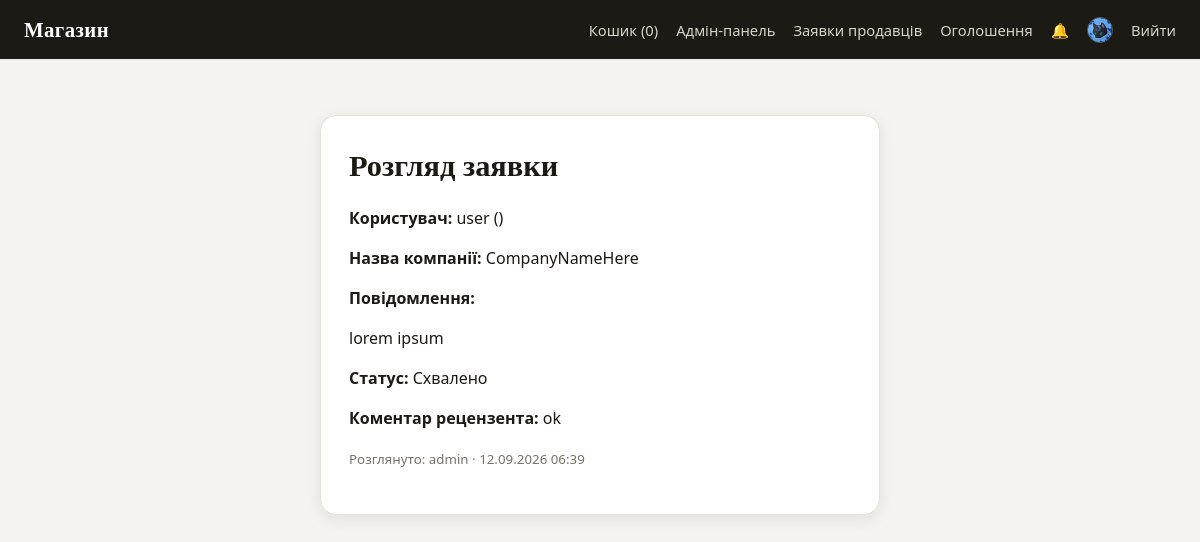
The app's page /manage/applications/3/ (signed in) with its own data.
### accounts/models.py (models this page shows, shortened)
class Profile(models.Model):
    user = models.OneToOneField(User, on_delete=models.CASCADE, verbose_name="User")
    bio = models.TextField(max_length=500, blank=True, verbose_name="Bio")
    avatar = models.ImageField(upload_to='avatar/', blank=True, null=True, verbose_name="Avatar")
    birth_date = models.DateField(null=True, blank=True, verbose_name="Date of Birth")
    location = models.CharField(max_length=50, blank=True, verbose_name="City")
    website = models.URLField(blank=True, verbose_name="Website")
    email_notifications = models.BooleanField(default=False, verbose_name="Duplicate notifications to email")
    class Meta:
        verbose_name = "Profile"
        verbose_name_plural = "Profiles"

### app/models.py (models this page shows, shortened)
class SellerApplication(models.Model):
    STATUS_PENDING = 'pending'
    STATUS_APPROVED = 'approved'
    STATUS_REJECTED = 'rejected'
    STATUS_CHOICES = [
        (STATUS_PENDING, 'На розгляді'),
        (STATUS_APPROVED, 'Схвалено'),
        (STATUS_REJECTED, 'Відхилено'),
    ]
    user = models.ForeignKey(
        settings.AUTH_USER_MODEL, on_delete=models.CASCADE, related_name='seller_applications',
    )
    company_name = models.CharField(max_length=150, verbose_name="Proposed company name")
    message = models.TextField(verbose_name="Why do you want to sell?")
    status = models.CharField(max_length=10, choices=STATUS_CHOICES, default=STATUS_PENDING)
    reviewed_by = models.ForeignKey(
        settings.AUTH_USER_MODEL, on_delete=models.SET_NULL, null=True, blank=True,
        related_name='reviewed_applications',
    )
    review_note = models.TextField(blank=True, verbose_name="Reviewer note")
    created_at = models.DateTimeField(auto_now_add=True)
    reviewed_at = models.DateTimeField(null=True, blank=True)
    class Meta:
        verbose_name = "Seller application"
        verbose_name_plural = "Seller applications"
        ordering = ['-created_at']

### app/views.py (the view)
# urls.py: path('manage/applications/<int:application_id>/', views.application_review_detail, name="application_review_detail"),
@user_passes_test(lambda u: u.is_staff)
def application_review_detail(request, application_id):
    application = get_object_or_404(SellerApplication, id=application_id)
    if request.method == 'POST':
        form = SellerApplicationReviewForm(request.POST)
        if form.is_valid() and application.status == SellerApplication.STATUS_PENDING:
            action = form.cleaned_data['action']
            application.status = (
                SellerApplication.STATUS_APPROVED if action == 'approve' else SellerApplication.STATUS_REJECTED
            )
            application.review_note = form.cleaned_data['review_note']
            application.reviewed_by = request.user
            application.reviewed_at = timezone.now()
            application.save()
            notify(
                application.user, Notification.CATEGORY_ADMIN,
                f"Заявку на продаж {application.get_status_display().lower()}",
                application.review_note,
                '/sell/setup/' + str(application.id) + '/' if application.status == SellerApplication.STATUS_APPROVED else '',
            )
            messages.success(request, "Рішення збережено.")
            return redirect('app:application_review_list')
    else:
        form = SellerApplicationReviewForm()
    return render(request, 'app/application_review_detail.html', {
        'title': 'Розгляд заявки', 'application': application, 'form': form,
    })

### app/cart.py (called while the page is built)
    def get_cart_len(self):
        return sum(1 for item in self.cart.values())

### app/context_processor.py (called while the page is built)
def cart(request):
    return {'cart': Cart(request)}

def notifications(request):
    if not request.user.is_authenticated:
        return {'unread_notifications_count': 0}
    return {'unread_notifications_count': request.user.notifications.filter(is_read=False).count()}

### app/templates/app/application_review_detail.html (shortened to what this page needs)
{% extends 'app/base.html' %}
{% block content %}
<div class="form-container">
    <h1>{{ title }}</h1>
    <p><strong>Користувач:</strong> {{ application.user.username }} ({{ application.user.email }})</p>
    <p><strong>Назва компанії:</strong> {{ application.company_name }}</p>
    <p><strong>Повідомлення:</strong></p>
    <p>{{ application.message|linebreaks }}</p>
    <p><strong>Статус:</strong> {{ application.get_status_display }}</p>
    {% if application.status == 'pending' %}
        <form method="post">
            {% csrf_token %}
            {{ form.as_p }}
            <button type="submit" class="btn-auth">Зберегти рішення</button>
        </form>
    {% else %}
        <p><strong>Коментар рецензента:</strong> {{ application.review_note|default:"—" }}</p>
        <p><small>Розглянуто: {{ application.reviewed_by.username }} · {{ application.reviewed_at|date:"d.m.Y H:i" }}</small></p>
    {% endif %}
</div>
{% endblock %}

### app/templates/app/base.html (shortened to what this page needs)
{% load static %}
<!DOCTYPE html>
<html lang="uk">
<head>
    <link rel="stylesheet" href="{% static 'css/style.css' %}">
</head>
<body>
    <nav class="navbar">
        <a href="{% url 'app:product_list' %}" class="logo">Магазин</a>
        <div class="nav-links">
            <a href="{% url 'app:cart_detail' %}">Кошик ({{ cart.get_cart_len }})</a>
            {% if user.is_authenticated %}
                {% if user.is_staff %}
                    <a href="{% url 'admin:index' %}">Адмін-панель</a>
                    <a href="{% url 'app:application_review_list' %}">Заявки продавців</a>
                    <a href="{% url 'app:announcement_create' %}">Оголошення</a>
                {% endif %}
                <a href="{% url 'app:notification_list' %}" class="notif-bell" title="Сповіщення">
                    &#128276;
                </a>
                <a href="{% url 'accounts:profile' %}" class="nav-profile">
                    {% if user.profile.avatar %}
                        <img src="{{ user.profile.avatar.url }}" alt="{{ user.username }}" class="nav-avatar">
                    {% else %}
                        {{ user.username }}
                    {% endif %}
                </a>
                <a href="{% url 'accounts:logout' %}">Вийти</a>
            {% else %}
                <a href="{% url 'accounts:login' %}">Вхід</a>
                <a href="{% url 'accounts:register' %}" class="btn-auth-small">Реєстрація</a>
            {% endif %}
        </div>
    </nav>
    <main>
        {% block content %}{% endblock %}
    </main>
</body>
</html>

### static/css/style.css (style rules this page uses)
:root { --bg-page: #f5f3ef; --bg-surface: #ffffff; --bg-surface-2: #faf9f6; --bg-sunken: #efece5; --ink-900: #1c1a15; --ink-700: #4a463d; --ink-500: #78736a; --ink-300: #b3ada0; --line: #e5e1d8; --line-strong: #d2ccbe; --brand: #a8542e; --brand-dark: #7e3d20; --brand-tint: #f5e6dc; --success: #3f6e42; --success-tint: #e5f0e2; --danger: #a23b32; --danger-tint: #fbe9e6; --warning: #a5751f; --warning-tint: #fbf0dd; --info: #2c5f8a; --info-tint: #e5f0fa; --radius-sm: 6px; --radius-md: 10px; --radius-lg: 16px; --shadow-sm: 0 1px 2px rgba(28, 26, 21, 0.06); --shadow-md: 0 4px 16px rgba(28, 26, 21, 0.08); --shadow-lg: 0 12px 32px rgba(28, 26, 21, 0.12); --font-body: 'Segoe UI', system-ui, -apple-system, sans-serif; --font-display: Georgia, 'Iowan Old Style', serif; }
* { box-sizing: border-box; }
body { font-family: var(--font-body); margin: 0; padding: 0; background: var(--bg-page); color: var(--ink-900); line-height: 1.5; }
a { color: inherit; }
h1, h2, h3 { font-family: var(--font-display); font-weight: 600; margin: 0 0 0.5em; color: var(--ink-900); }
h1 { font-size: 1.9rem; }
main { max-width: 1100px; margin: 0 auto; padding: 24px 20px 64px; }
small { color: var(--ink-500); }
.navbar { display: flex; justify-content: space-between; align-items: center; background: var(--ink-900); padding: 14px 24px; position: sticky; top: 0; z-index: 20; box-shadow: var(--shadow-sm); }
.navbar .logo { color: #fff; font-family: var(--font-display); font-weight: 700; text-decoration: none; font-size: 1.3rem; letter-spacing: 0.02em; }
.nav-links { display: flex; gap: 18px; align-items: center; }
.nav-links a { color: #d8d3c7; text-decoration: none; font-size: 0.92rem; transition: color 0.15s ease; }
.nav-profile { display: flex; align-items: center; gap: 8px; color: #fff !important; }
.nav-avatar { width: 26px; height: 26px; min-width: 26px; border-radius: 50%; object-fit: cover; display: block; border: 1px solid rgba(255,255,255,0.3); }
.notif-bell { position: relative; display: inline-flex; align-items: center; text-decoration: none; color: #d8d3c7; font-size: 1.15rem; }
.auth-card, .profile-card, .form-container { max-width: 480px; margin: 32px auto; background: var(--bg-surface); padding: 28px; border-radius: var(--radius-lg); box-shadow: var(--shadow-md); border: 1px solid var(--line); }
.form-container { max-width: 560px; }

### records on screen
SellerApplication: user.username "user", company_name "CompanyNameHere", message "lorem ipsum", status "Схвалено", review_note "ok", reviewed_by.username "admin", reviewed_at "12.09.2026 06:39"

### other values on screen
{{ cart.get_cart_len }} "0"
{{ title }} "Розгляд заявки"
